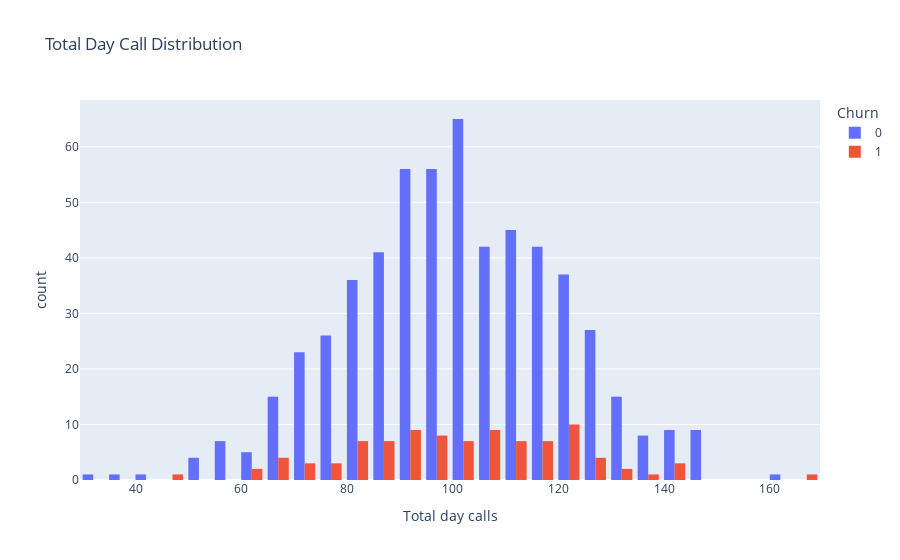

Write notebook code for a chart like this one.
### Code cell
fig = px.histogram(df, x = 'Total day calls',
                   color = 'Churn',
                   title='Total Day Call Distribution',
                  barmode='group')
fig.show()

### Figure 1 — Plotly figure (JSON) as saved in the notebook; plotly's stock layout.template omitted (floating-point values rounded to 4 significant figures; data arrays with more than 128 entries replaced by an {"elided": "..."} marker saying what was removed)
{"data": [{"alignmentgroup": "True", "bingroup": "x", "hovertemplate": "Churn=0<br>Total day calls=%{x}<br>count=%{y}<extra></extra>", "legendgroup": "0", "marker": {"color": "#636efa", "pattern": {"shape": ""}}, "name": "0", "offsetgroup": "0", "orientation": "v", "showlegend": true, "type": "histogram", "x": {"elided": "572 int values"}, "xaxis": "x", "yaxis": "y"}, {"alignmentgroup": "True", "bingroup": "x", "hovertemplate": "Churn=1<br>Total day calls=%{x}<br>count=%{y}<extra></extra>", "legendgroup": "1", "marker": {"color": "#EF553B", "pattern": {"shape": ""}}, "name": "1", "offsetgroup": "1", "orientation": "v", "showlegend": true, "type": "histogram", "x": [137, 67, 114, 100, 72, 67, 106, 111, 96, 95, 93, 106, 108, 99, 77, 103, 91, 61, 122, 90, 91, 121, 118, 82, 85, 69, 95, 92, 97, 126, 106, 89, 63, 118, 123, 113, 165, 95, 129, 90, 92, 89, 80, 105, 119, 133, 78, 120, 89, 84, 120, 82, 144, 75, 123, 94, 124, 82, 83, 104, 109, 74, 104, 103, 113, 85, 103, 87, 120, 66, 128, 72, 108, 117, 116, 141, 82, 124, 124, 105, 88, 113, 48, 97, 93, 105, 116, 115, 114, 130, 129, 96, 100, 141, 113], "xaxis": "x", "yaxis": "y"}], "layout": {"barmode": "group", "legend": {"title": {"text": "Churn"}, "tracegroupgap": 0}, "title": {"text": "Total Day Call Distribution"}, "xaxis": {"anchor": "y", "domain": [0, 1], "title": {"text": "Total day calls"}}, "yaxis": {"anchor": "x", "domain": [0, 1], "title": {"text": "count"}}}}
